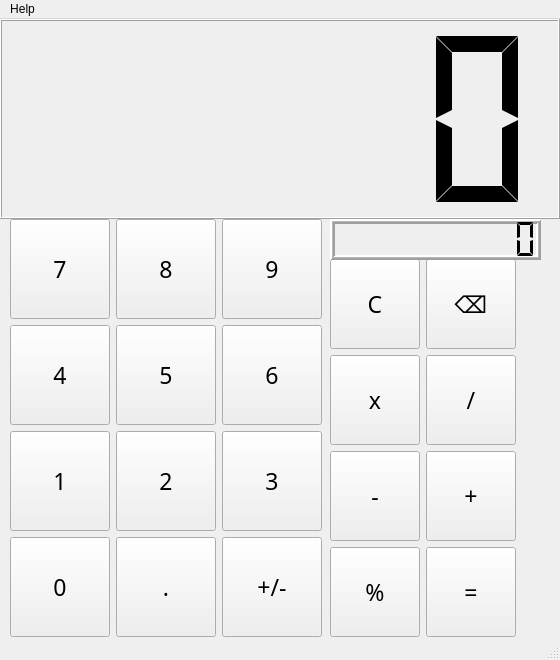
<?xml version="1.0" encoding="UTF-8"?>
<ui version="4.0">
 <class>MainWindow</class>
 <widget class="QMainWindow" name="MainWindow">
  <property name="geometry">
   <rect>
    <x>0</x>
    <y>0</y>
    <width>560</width>
    <height>660</height>
   </rect>
  </property>
  <property name="minimumSize">
   <size>
    <width>560</width>
    <height>660</height>
   </size>
  </property>
  <property name="maximumSize">
   <size>
    <width>560</width>
    <height>660</height>
   </size>
  </property>
  <property name="windowTitle">
   <string>MainWindow</string>
  </property>
  <widget class="QWidget" name="centralwidget">
   <widget class="QLCDNumber" name="Wyswietlacz">
    <property name="enabled">
     <bool>true</bool>
    </property>
    <property name="geometry">
     <rect>
      <x>0</x>
      <y>0</y>
      <width>560</width>
      <height>200</height>
     </rect>
    </property>
    <property name="sizePolicy">
     <sizepolicy hsizetype="Expanding" vsizetype="Fixed">
      <horstretch>0</horstretch>
      <verstretch>0</verstretch>
     </sizepolicy>
    </property>
    <property name="minimumSize">
     <size>
      <width>560</width>
      <height>200</height>
     </size>
    </property>
    <property name="maximumSize">
     <size>
      <width>560</width>
      <height>200</height>
     </size>
    </property>
    <property name="smallDecimalPoint">
     <bool>false</bool>
    </property>
    <property name="segmentStyle">
     <enum>QLCDNumber::SegmentStyle::Flat</enum>
    </property>
   </widget>
   <widget class="QWidget" name="gridLayoutWidget">
    <property name="geometry">
     <rect>
      <x>10</x>
      <y>200</y>
      <width>311</width>
      <height>401</height>
     </rect>
    </property>
    <layout class="QGridLayout" name="gridLayout">
     <property name="sizeConstraint">
      <enum>QLayout::SizeConstraint::SetFixedSize</enum>
     </property>
     <item row="2" column="2">
      <widget class="QPushButton" name="Button_6">
       <property name="sizePolicy">
        <sizepolicy hsizetype="Minimum" vsizetype="Minimum">
         <horstretch>0</horstretch>
         <verstretch>0</verstretch>
        </sizepolicy>
       </property>
       <property name="minimumSize">
        <size>
         <width>100</width>
         <height>100</height>
        </size>
       </property>
       <property name="maximumSize">
        <size>
         <width>100</width>
         <height>100</height>
        </size>
       </property>
       <property name="font">
        <font>
         <family>MS Outlook</family>
         <pointsize>17</pointsize>
        </font>
       </property>
       <property name="text">
        <string>6</string>
       </property>
       <property name="iconSize">
        <size>
         <width>20</width>
         <height>20</height>
        </size>
       </property>
      </widget>
     </item>
     <item row="2" column="1">
      <widget class="QPushButton" name="Button_5">
       <property name="sizePolicy">
        <sizepolicy hsizetype="Minimum" vsizetype="Minimum">
         <horstretch>0</horstretch>
         <verstretch>0</verstretch>
        </sizepolicy>
       </property>
       <property name="minimumSize">
        <size>
         <width>100</width>
         <height>100</height>
        </size>
       </property>
       <property name="maximumSize">
        <size>
         <width>100</width>
         <height>100</height>
        </size>
       </property>
       <property name="font">
        <font>
         <family>MS Outlook</family>
         <pointsize>17</pointsize>
        </font>
       </property>
       <property name="text">
        <string>5</string>
       </property>
       <property name="iconSize">
        <size>
         <width>20</width>
         <height>20</height>
        </size>
       </property>
      </widget>
     </item>
     <item row="3" column="2">
      <widget class="QPushButton" name="Button_3">
       <property name="sizePolicy">
        <sizepolicy hsizetype="Minimum" vsizetype="Minimum">
         <horstretch>0</horstretch>
         <verstretch>0</verstretch>
        </sizepolicy>
       </property>
       <property name="minimumSize">
        <size>
         <width>100</width>
         <height>100</height>
        </size>
       </property>
       <property name="maximumSize">
        <size>
         <width>100</width>
         <height>100</height>
        </size>
       </property>
       <property name="font">
        <font>
         <family>MS Outlook</family>
         <pointsize>17</pointsize>
        </font>
       </property>
       <property name="text">
        <string>3</string>
       </property>
       <property name="iconSize">
        <size>
         <width>20</width>
         <height>20</height>
        </size>
       </property>
      </widget>
     </item>
     <item row="1" column="2">
      <widget class="QPushButton" name="Button_9">
       <property name="sizePolicy">
        <sizepolicy hsizetype="Minimum" vsizetype="Minimum">
         <horstretch>0</horstretch>
         <verstretch>0</verstretch>
        </sizepolicy>
       </property>
       <property name="minimumSize">
        <size>
         <width>100</width>
         <height>100</height>
        </size>
       </property>
       <property name="maximumSize">
        <size>
         <width>100</width>
         <height>100</height>
        </size>
       </property>
       <property name="font">
        <font>
         <family>MS Outlook</family>
         <pointsize>17</pointsize>
        </font>
       </property>
       <property name="text">
        <string>9</string>
       </property>
       <property name="iconSize">
        <size>
         <width>20</width>
         <height>20</height>
        </size>
       </property>
      </widget>
     </item>
     <item row="3" column="1">
      <widget class="QPushButton" name="Button_2">
       <property name="sizePolicy">
        <sizepolicy hsizetype="Minimum" vsizetype="Minimum">
         <horstretch>0</horstretch>
         <verstretch>0</verstretch>
        </sizepolicy>
       </property>
       <property name="minimumSize">
        <size>
         <width>100</width>
         <height>100</height>
        </size>
       </property>
       <property name="maximumSize">
        <size>
         <width>100</width>
         <height>100</height>
        </size>
       </property>
       <property name="font">
        <font>
         <family>MS Outlook</family>
         <pointsize>17</pointsize>
        </font>
       </property>
       <property name="text">
        <string>2</string>
       </property>
       <property name="iconSize">
        <size>
         <width>20</width>
         <height>20</height>
        </size>
       </property>
      </widget>
     </item>
     <item row="4" column="0">
      <widget class="QPushButton" name="Button_0">
       <property name="sizePolicy">
        <sizepolicy hsizetype="Minimum" vsizetype="Minimum">
         <horstretch>0</horstretch>
         <verstretch>0</verstretch>
        </sizepolicy>
       </property>
       <property name="minimumSize">
        <size>
         <width>100</width>
         <height>100</height>
        </size>
       </property>
       <property name="maximumSize">
        <size>
         <width>100</width>
         <height>100</height>
        </size>
       </property>
       <property name="font">
        <font>
         <family>MS Outlook</family>
         <pointsize>17</pointsize>
        </font>
       </property>
       <property name="text">
        <string>0</string>
       </property>
       <property name="iconSize">
        <size>
         <width>20</width>
         <height>20</height>
        </size>
       </property>
      </widget>
     </item>
     <item row="1" column="0">
      <widget class="QPushButton" name="Button_7">
       <property name="sizePolicy">
        <sizepolicy hsizetype="Minimum" vsizetype="Minimum">
         <horstretch>0</horstretch>
         <verstretch>0</verstretch>
        </sizepolicy>
       </property>
       <property name="minimumSize">
        <size>
         <width>100</width>
         <height>100</height>
        </size>
       </property>
       <property name="maximumSize">
        <size>
         <width>100</width>
         <height>100</height>
        </size>
       </property>
       <property name="font">
        <font>
         <family>MS Outlook</family>
         <pointsize>17</pointsize>
        </font>
       </property>
       <property name="text">
        <string>7</string>
       </property>
       <property name="iconSize">
        <size>
         <width>20</width>
         <height>20</height>
        </size>
       </property>
      </widget>
     </item>
     <item row="2" column="0">
      <widget class="QPushButton" name="Button_4">
       <property name="sizePolicy">
        <sizepolicy hsizetype="Minimum" vsizetype="Minimum">
         <horstretch>0</horstretch>
         <verstretch>0</verstretch>
        </sizepolicy>
       </property>
       <property name="minimumSize">
        <size>
         <width>100</width>
         <height>100</height>
        </size>
       </property>
       <property name="maximumSize">
        <size>
         <width>100</width>
         <height>100</height>
        </size>
       </property>
       <property name="font">
        <font>
         <family>MS Outlook</family>
         <pointsize>17</pointsize>
        </font>
       </property>
       <property name="text">
        <string>4</string>
       </property>
       <property name="iconSize">
        <size>
         <width>20</width>
         <height>20</height>
        </size>
       </property>
      </widget>
     </item>
     <item row="3" column="0">
      <widget class="QPushButton" name="Button_1">
       <property name="sizePolicy">
        <sizepolicy hsizetype="Minimum" vsizetype="Minimum">
         <horstretch>0</horstretch>
         <verstretch>0</verstretch>
        </sizepolicy>
       </property>
       <property name="minimumSize">
        <size>
         <width>100</width>
         <height>100</height>
        </size>
       </property>
       <property name="maximumSize">
        <size>
         <width>100</width>
         <height>100</height>
        </size>
       </property>
       <property name="font">
        <font>
         <family>MS Outlook</family>
         <pointsize>17</pointsize>
        </font>
       </property>
       <property name="text">
        <string>1</string>
       </property>
       <property name="iconSize">
        <size>
         <width>20</width>
         <height>20</height>
        </size>
       </property>
      </widget>
     </item>
     <item row="4" column="1">
      <widget class="QPushButton" name="Button_DOT">
       <property name="sizePolicy">
        <sizepolicy hsizetype="Minimum" vsizetype="Minimum">
         <horstretch>0</horstretch>
         <verstretch>0</verstretch>
        </sizepolicy>
       </property>
       <property name="minimumSize">
        <size>
         <width>100</width>
         <height>100</height>
        </size>
       </property>
       <property name="maximumSize">
        <size>
         <width>100</width>
         <height>100</height>
        </size>
       </property>
       <property name="font">
        <font>
         <family>MS Outlook</family>
         <pointsize>17</pointsize>
        </font>
       </property>
       <property name="text">
        <string>.</string>
       </property>
       <property name="iconSize">
        <size>
         <width>20</width>
         <height>20</height>
        </size>
       </property>
      </widget>
     </item>
     <item row="1" column="1">
      <widget class="QPushButton" name="Button_8">
       <property name="sizePolicy">
        <sizepolicy hsizetype="Minimum" vsizetype="Minimum">
         <horstretch>0</horstretch>
         <verstretch>0</verstretch>
        </sizepolicy>
       </property>
       <property name="minimumSize">
        <size>
         <width>100</width>
         <height>100</height>
        </size>
       </property>
       <property name="maximumSize">
        <size>
         <width>100</width>
         <height>100</height>
        </size>
       </property>
       <property name="font">
        <font>
         <family>MS Outlook</family>
         <pointsize>17</pointsize>
        </font>
       </property>
       <property name="text">
        <string>8</string>
       </property>
       <property name="iconSize">
        <size>
         <width>20</width>
         <height>20</height>
        </size>
       </property>
      </widget>
     </item>
     <item row="4" column="2">
      <widget class="QPushButton" name="Button_ZNAK">
       <property name="sizePolicy">
        <sizepolicy hsizetype="Minimum" vsizetype="Minimum">
         <horstretch>0</horstretch>
         <verstretch>0</verstretch>
        </sizepolicy>
       </property>
       <property name="minimumSize">
        <size>
         <width>100</width>
         <height>100</height>
        </size>
       </property>
       <property name="maximumSize">
        <size>
         <width>100</width>
         <height>100</height>
        </size>
       </property>
       <property name="font">
        <font>
         <family>MS Outlook</family>
         <pointsize>17</pointsize>
        </font>
       </property>
       <property name="text">
        <string>+/-</string>
       </property>
       <property name="iconSize">
        <size>
         <width>20</width>
         <height>20</height>
        </size>
       </property>
      </widget>
     </item>
    </layout>
   </widget>
   <widget class="QWidget" name="gridLayoutWidget_2">
    <property name="geometry">
     <rect>
      <x>330</x>
      <y>240</y>
      <width>211</width>
      <height>361</height>
     </rect>
    </property>
    <layout class="QGridLayout" name="gridLayout_2">
     <property name="sizeConstraint">
      <enum>QLayout::SizeConstraint::SetFixedSize</enum>
     </property>
     <item row="5" column="0">
      <widget class="QPushButton" name="Button_percent">
       <property name="sizePolicy">
        <sizepolicy hsizetype="Minimum" vsizetype="Minimum">
         <horstretch>0</horstretch>
         <verstretch>0</verstretch>
        </sizepolicy>
       </property>
       <property name="minimumSize">
        <size>
         <width>90</width>
         <height>90</height>
        </size>
       </property>
       <property name="maximumSize">
        <size>
         <width>90</width>
         <height>90</height>
        </size>
       </property>
       <property name="font">
        <font>
         <family>MS Outlook</family>
         <pointsize>17</pointsize>
        </font>
       </property>
       <property name="text">
        <string>%</string>
       </property>
       <property name="iconSize">
        <size>
         <width>20</width>
         <height>20</height>
        </size>
       </property>
      </widget>
     </item>
     <item row="4" column="1">
      <widget class="QPushButton" name="Button_plus">
       <property name="sizePolicy">
        <sizepolicy hsizetype="Minimum" vsizetype="Minimum">
         <horstretch>0</horstretch>
         <verstretch>0</verstretch>
        </sizepolicy>
       </property>
       <property name="minimumSize">
        <size>
         <width>90</width>
         <height>90</height>
        </size>
       </property>
       <property name="maximumSize">
        <size>
         <width>90</width>
         <height>90</height>
        </size>
       </property>
       <property name="font">
        <font>
         <family>MS Outlook</family>
         <pointsize>17</pointsize>
        </font>
       </property>
       <property name="text">
        <string>+</string>
       </property>
       <property name="iconSize">
        <size>
         <width>20</width>
         <height>20</height>
        </size>
       </property>
      </widget>
     </item>
     <item row="5" column="1">
      <widget class="QPushButton" name="Button_equal">
       <property name="sizePolicy">
        <sizepolicy hsizetype="Minimum" vsizetype="Minimum">
         <horstretch>0</horstretch>
         <verstretch>0</verstretch>
        </sizepolicy>
       </property>
       <property name="minimumSize">
        <size>
         <width>90</width>
         <height>90</height>
        </size>
       </property>
       <property name="maximumSize">
        <size>
         <width>90</width>
         <height>90</height>
        </size>
       </property>
       <property name="font">
        <font>
         <family>MS Outlook</family>
         <pointsize>17</pointsize>
        </font>
       </property>
       <property name="text">
        <string>=</string>
       </property>
       <property name="iconSize">
        <size>
         <width>20</width>
         <height>20</height>
        </size>
       </property>
      </widget>
     </item>
     <item row="4" column="0">
      <widget class="QPushButton" name="Button_minus">
       <property name="sizePolicy">
        <sizepolicy hsizetype="Minimum" vsizetype="Minimum">
         <horstretch>0</horstretch>
         <verstretch>0</verstretch>
        </sizepolicy>
       </property>
       <property name="minimumSize">
        <size>
         <width>90</width>
         <height>90</height>
        </size>
       </property>
       <property name="maximumSize">
        <size>
         <width>90</width>
         <height>90</height>
        </size>
       </property>
       <property name="font">
        <font>
         <family>MS Outlook</family>
         <pointsize>17</pointsize>
        </font>
       </property>
       <property name="text">
        <string>-</string>
       </property>
       <property name="iconSize">
        <size>
         <width>20</width>
         <height>20</height>
        </size>
       </property>
      </widget>
     </item>
     <item row="2" column="1">
      <widget class="QPushButton" name="Button_BACKSPACE">
       <property name="sizePolicy">
        <sizepolicy hsizetype="Minimum" vsizetype="Minimum">
         <horstretch>0</horstretch>
         <verstretch>0</verstretch>
        </sizepolicy>
       </property>
       <property name="minimumSize">
        <size>
         <width>90</width>
         <height>90</height>
        </size>
       </property>
       <property name="maximumSize">
        <size>
         <width>90</width>
         <height>90</height>
        </size>
       </property>
       <property name="font">
        <font>
         <family>MS Outlook</family>
         <pointsize>17</pointsize>
        </font>
       </property>
       <property name="text">
        <string>⌫</string>
       </property>
       <property name="iconSize">
        <size>
         <width>20</width>
         <height>20</height>
        </size>
       </property>
      </widget>
     </item>
     <item row="3" column="0">
      <widget class="QPushButton" name="Button_mult">
       <property name="sizePolicy">
        <sizepolicy hsizetype="Minimum" vsizetype="Minimum">
         <horstretch>0</horstretch>
         <verstretch>0</verstretch>
        </sizepolicy>
       </property>
       <property name="minimumSize">
        <size>
         <width>90</width>
         <height>90</height>
        </size>
       </property>
       <property name="maximumSize">
        <size>
         <width>90</width>
         <height>90</height>
        </size>
       </property>
       <property name="font">
        <font>
         <family>MS Outlook</family>
         <pointsize>17</pointsize>
        </font>
       </property>
       <property name="text">
        <string>x</string>
       </property>
       <property name="iconSize">
        <size>
         <width>20</width>
         <height>20</height>
        </size>
       </property>
      </widget>
     </item>
     <item row="3" column="1">
      <widget class="QPushButton" name="Button_div">
       <property name="sizePolicy">
        <sizepolicy hsizetype="Minimum" vsizetype="Minimum">
         <horstretch>0</horstretch>
         <verstretch>0</verstretch>
        </sizepolicy>
       </property>
       <property name="minimumSize">
        <size>
         <width>90</width>
         <height>90</height>
        </size>
       </property>
       <property name="maximumSize">
        <size>
         <width>90</width>
         <height>90</height>
        </size>
       </property>
       <property name="font">
        <font>
         <family>MS Outlook</family>
         <pointsize>17</pointsize>
        </font>
       </property>
       <property name="text">
        <string>/</string>
       </property>
       <property name="iconSize">
        <size>
         <width>20</width>
         <height>20</height>
        </size>
       </property>
      </widget>
     </item>
     <item row="2" column="0">
      <widget class="QPushButton" name="Button_CLEAR">
       <property name="sizePolicy">
        <sizepolicy hsizetype="Minimum" vsizetype="Minimum">
         <horstretch>0</horstretch>
         <verstretch>0</verstretch>
        </sizepolicy>
       </property>
       <property name="minimumSize">
        <size>
         <width>90</width>
         <height>90</height>
        </size>
       </property>
       <property name="maximumSize">
        <size>
         <width>90</width>
         <height>90</height>
        </size>
       </property>
       <property name="font">
        <font>
         <family>MS Outlook</family>
         <pointsize>17</pointsize>
        </font>
       </property>
       <property name="text">
        <string>C</string>
       </property>
       <property name="iconSize">
        <size>
         <width>20</width>
         <height>20</height>
        </size>
       </property>
      </widget>
     </item>
    </layout>
   </widget>
   <widget class="QLCDNumber" name="miniwyswietlacz">
    <property name="geometry">
     <rect>
      <x>330</x>
      <y>200</y>
      <width>211</width>
      <height>41</height>
     </rect>
    </property>
    <property name="font">
     <font>
      <pointsize>7</pointsize>
     </font>
    </property>
    <property name="frameShape">
     <enum>QFrame::Shape::Box</enum>
    </property>
    <property name="lineWidth">
     <number>2</number>
    </property>
    <property name="midLineWidth">
     <number>1</number>
    </property>
    <property name="digitCount">
     <number>10</number>
    </property>
    <property name="segmentStyle">
     <enum>QLCDNumber::SegmentStyle::Flat</enum>
    </property>
   </widget>
  </widget>
  <widget class="QMenuBar" name="menubar">
   <property name="geometry">
    <rect>
     <x>0</x>
     <y>0</y>
     <width>560</width>
     <height>22</height>
    </rect>
   </property>
   <widget class="QMenu" name="menuHelp">
    <property name="title">
     <string>Help</string>
    </property>
    <addaction name="O_autorze"/>
   </widget>
   <addaction name="menuHelp"/>
  </widget>
  <widget class="QStatusBar" name="statusbar"/>
  <action name="Oautorze_info">
   <property name="text">
    <string>Info.</string>
   </property>
  </action>
  <action name="actionsiema">
   <property name="text">
    <string>siema</string>
   </property>
  </action>
  <action name="O_autorze">
   <property name="text">
    <string>O autorze.</string>
   </property>
  </action>
 </widget>
 <resources/>
 <connections/>
</ui>
